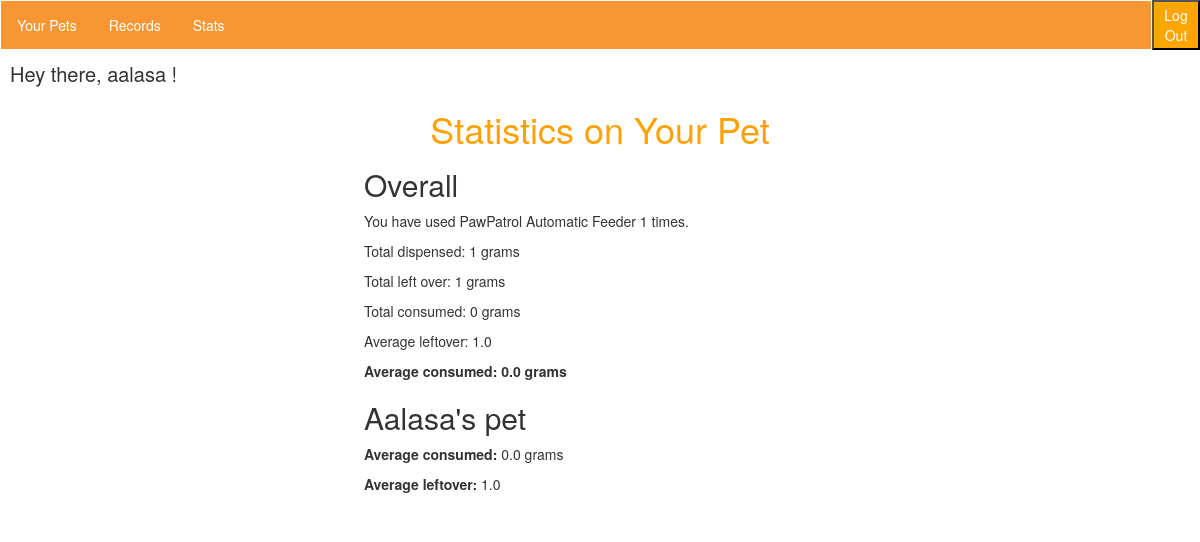
/records/stats/ (signed in), run on an earlier commit of the app's database.
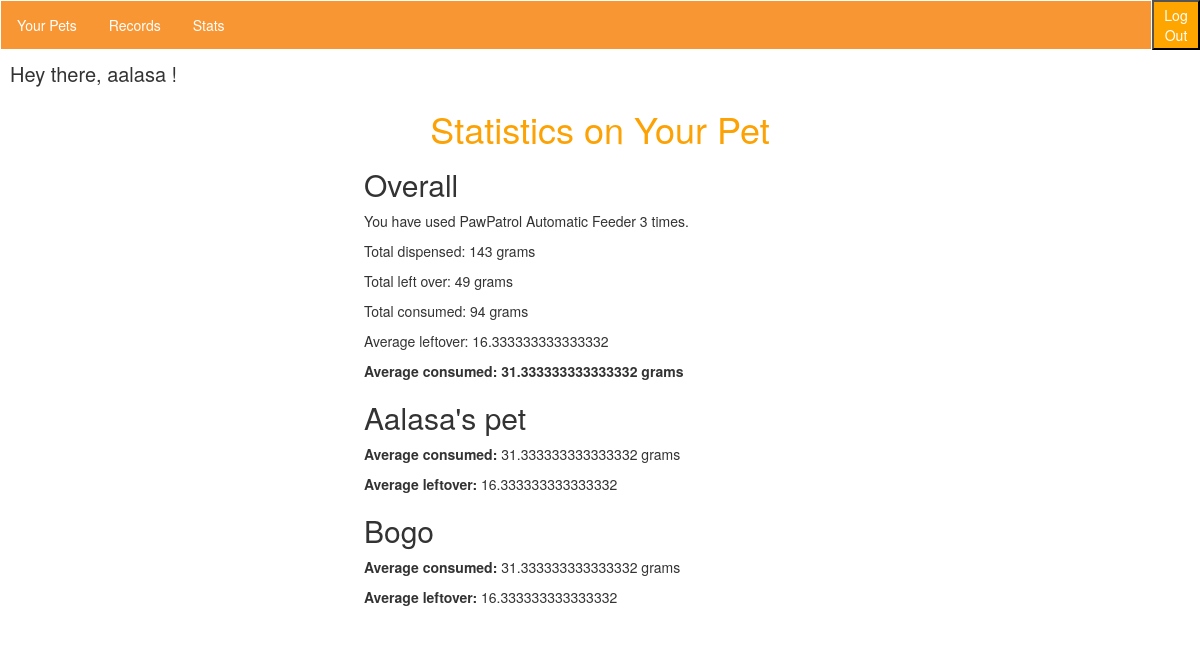
And on a later commit of the database.
### records/models.py (models this page shows, shortened)
class Pet(models.Model):
    petName = models.CharField(max_length=100, default='My Pet')
    petImage = models.ImageField(default='default.png', blank=True)
    author = models.ForeignKey(User, on_delete=models.CASCADE, default=None)

### records/views.py (the view)
# urls.py: url(r'^', views.stats_view, name="stats"),
def stats(request):
    numberofpets = Pet.objects.filter(author=request.user)
    j = 0
    pets = Pet.objects.filter(author=request.user)
    petNames = Pet.objects.filter(author=request.user)[j].petName
    thisauthor = request.user
    feeds = Record.objects.filter(author=request.user)
    numberoffeeds = len(feeds)
    numberOfPets = len(pets)
    myRecords = Record.objects.filter(author=request.user)
    totalleftover = myRecords.aggregate(Sum('amountLeftOver'))['amountLeftOver__sum']
    totaldispensed = myRecords.aggregate(Sum('amountDispensed'))['amountDispensed__sum']
    totalConsumed = totaldispensed - totalleftover
    avgconsumed = totalConsumed/numberoffeeds
    avgleftover = totalleftover/numberoffeeds
    return render(request, 'records/stats.html', {'myRecords': myRecords, 'pets': pets, 'this-author': thisauthor, 'numberoffeeds': numberoffeeds, 'totaldispensed': totaldispensed, 'totalleftover':totalleftover, 'numberofpets': numberofpets, 'totalConsumed': totalConsumed, 'avgconsumed': avgconsumed, 'avgleftover': avgleftover},)

### records/templates/records/stats.html (shortened to what this page needs)
{% extends 'interior_layout.html' %}
{% block content %}
<h1>Statistics on Your Pet</h1>
<div class="innerStatitics" style="margin-left: 30%;">
<h2>Overall</h2>
    <p>You have used PawPatrol Automatic Feeder {{numberoffeeds}} times.</p>
    <p>Total dispensed: {{ totaldispensed}} grams</p>
    <p>Total left over: {{ totalleftover }} grams</p>
    <p>Total consumed: {{ totalConsumed }} grams</p>
    <p>Average leftover: {{avgleftover}} </p>
    <p><b>Average consumed: {{avgconsumed}} grams</b></p>
{% for p in numberofpets %}
    <h2>{{p.petName}}</h2>
    <p><b>Average consumed:</b> {{avgconsumed}} grams</p>
    <p><b>Average leftover:</b> {{avgleftover}} </p>
{% endfor %}
</div>
{% endblock %}

What changed in the data, as far as the page shows it:
computed for Pet "Aalasa's pet": avgconsumed "0.0" → "31.333333333333332"; avgleftover "1.0" → "16.333333333333332"
added Pet: petName "Bogo", avgconsumed "31.333333333333332", avgleftover "16.333333333333332"
Also different on the page:
{{ numberoffeeds }}: "1" → "3"
{{ totaldispensed }}: "1" → "143"
{{ totalleftover }}: "1" → "49"
{{ totalConsumed }}: "0" → "94"
{{ avgleftover }}: "1.0" → "16.333333333333332"
{{ avgconsumed }}: "0.0" → "31.333333333333332"
